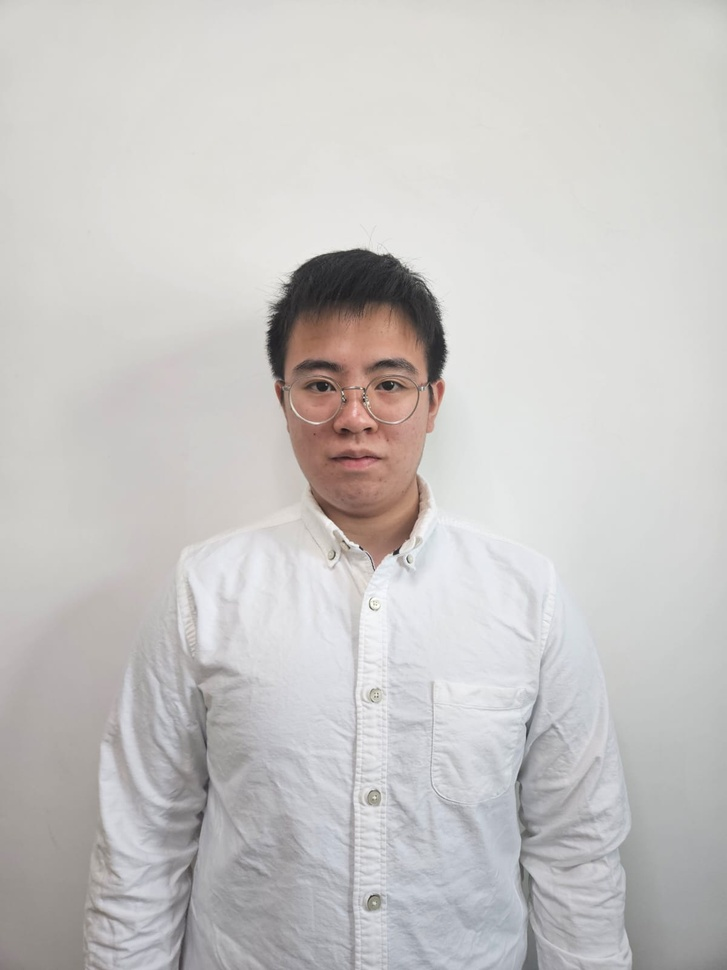
#> input picture data/test.jpg, 727 x 970 px, shrunk from 1200 x 1600 before the run, found by its file name
$ python face_detect.py
#> lines starting #> are read from the running program, lines starting #| are printed output that depends on the picture
# src/face_detect.py

import cv2, os

# 1. 建 outputs/faces 資料夾
os.makedirs("outputs/faces", exist_ok=True)

# 2. 載入 Haar Cascade
cascade = cv2.CascadeClassifier(
    cv2.data.haarcascades + "haarcascade_frontalface_default.xml"
)

# 3. 讀圖 + 轉灰階
img = cv2.imread("data/test.jpg")
#> img is the input picture: shape (970, 727, 3); mean B, G, R 196.4, 197.8, 200.1
gray = cv2.cvtColor(img, cv2.COLOR_BGR2GRAY)
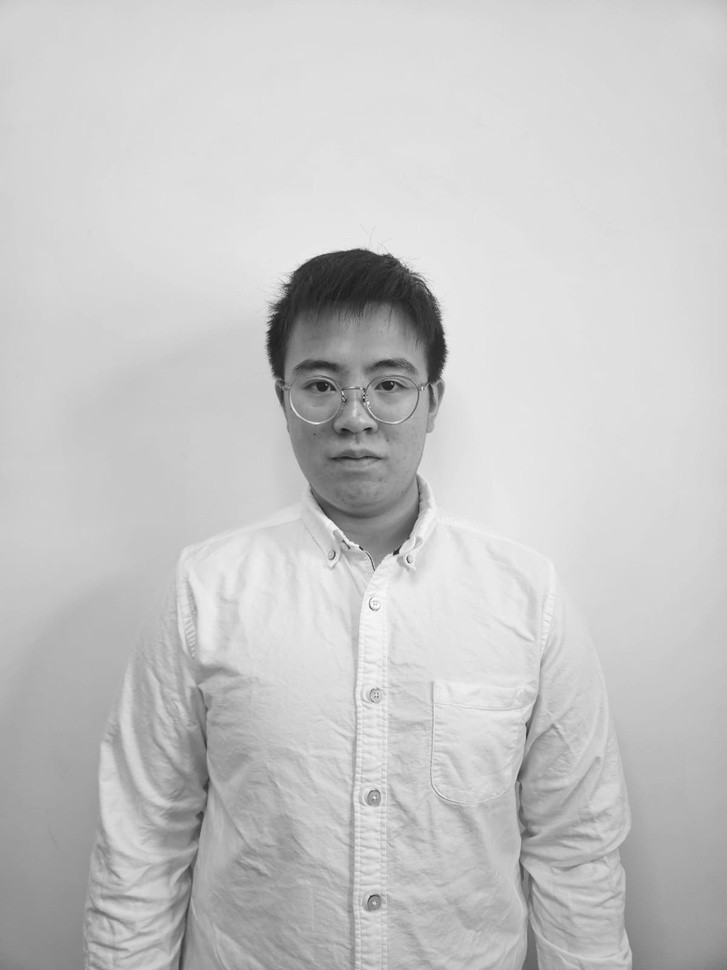
#> gray: shape (970, 727); min 22, max 255, mean 198.3

# 4. 偵測人臉
faces = cascade.detectMultiScale(
    gray,
    scaleFactor=1.1,
    minNeighbors=5,
    minSize=(50, 50)
)
#> faces = [[254, 301, 200, 200]]

# 讀取偵測結果後，取 len 判斷
if faces is None or len(faces) == 0:
    print("No faces detected.")
else:
    for i, (x, y, w, h) in enumerate(faces):
        roi = img[y:y+h, x:x+w]
        path = f"outputs/faces/face_{i}.jpg"
        cv2.imwrite(path, roi)
        print(f"Saved face_{i}.jpg → {path}")
#> this loop made 1 pass
#| Saved face_0.jpg → outputs/faces/face_0.jpg
#> pass 1, `roi = img[y:y+h, x:x+w]`:
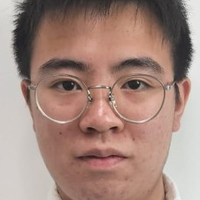
#> roi: shape (200, 200, 3); mean B, G, R 125.9, 135.7, 163.4
